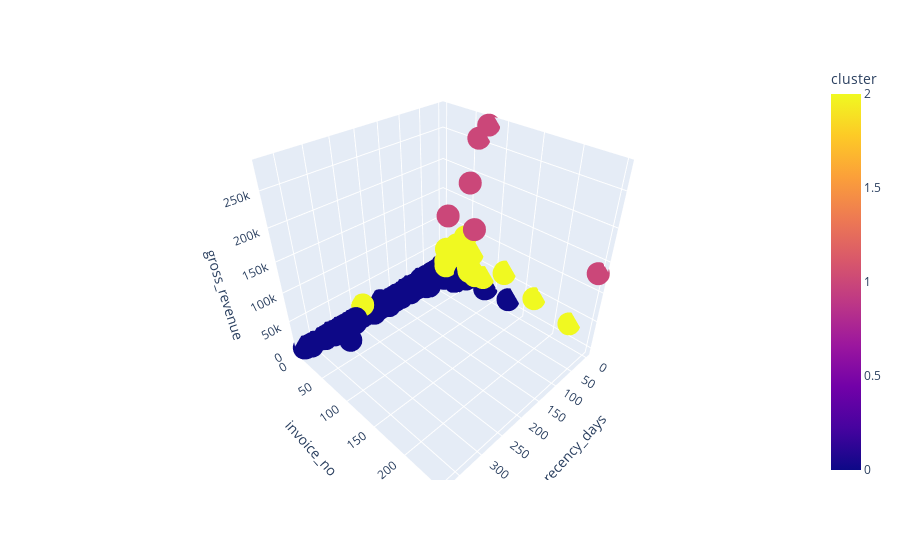

Write notebook code for a chart like this one.
### Markdown cell above
#### Visualization Inspection

### Code cell
fig = px.scatter_3d(df9, x='recency_days', y='invoice_no', z='gross_revenue', color='cluster')
fig.show()

### Figure 1 — Plotly figure (JSON) as saved in the notebook; plotly's stock layout.template omitted (floating-point values rounded to 4 significant figures; data arrays with more than 128 entries replaced by an {"elided": "..."} marker saying what was removed)
{"data": [{"hovertemplate": "recency_days=%{x}<br>invoice_no=%{y}<br>gross_revenue=%{z}<br>cluster=%{marker.color}<extra></extra>", "legendgroup": "", "marker": {"color": {"elided": "4372 int values"}, "coloraxis": "coloraxis", "symbol": "circle"}, "mode": "markers", "name": "", "scene": "scene", "showlegend": false, "type": "scatter3d", "x": {"elided": "4372 int values"}, "y": {"elided": "4372 int values"}, "z": {"elided": "4372 float values"}}], "layout": {"coloraxis": {"colorbar": {"title": {"text": "cluster"}}, "colorscale": [[0, "#0d0887"], [0.1111, "#46039f"], [0.2222, "#7201a8"], [0.3333, "#9c179e"], [0.4444, "#bd3786"], [0.5556, "#d8576b"], [0.6667, "#ed7953"], [0.7778, "#fb9f3a"], [0.8889, "#fdca26"], [1, "#f0f921"]]}, "legend": {"tracegroupgap": 0}, "margin": {"t": 60}, "scene": {"domain": {"x": [0, 1], "y": [0, 1]}, "xaxis": {"title": {"text": "recency_days"}}, "yaxis": {"title": {"text": "invoice_no"}}, "zaxis": {"title": {"text": "gross_revenue"}}}}}
